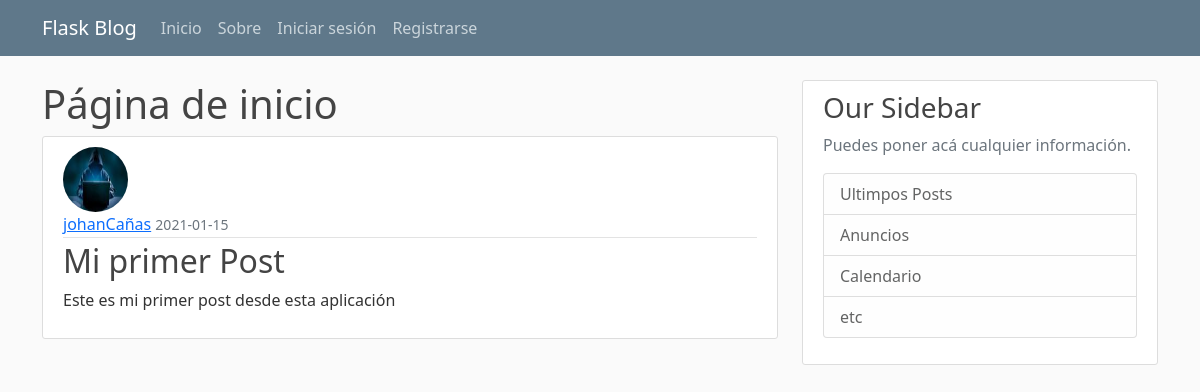
/post/1, run on the app's committed database.
### flaskblog/models.py (models this page shows, shortened)
class User(db.Model, UserMixin):
    id= db.Column(db.Integer, primary_key=True)
    username= db.Column(db.String(20), unique=True, nullable=False)
    email= db.Column(db.String(100), unique=True, nullable=False)
    image_file= db.Column(db.String(50), nullable=False, default='default.jpg')
    password= db.Column(db.String(60), nullable=False)
    '''Relacion uno a muchos '''
    post = db.relationship('Post', backref='author', lazy=True)

class Post(db.Model):
    id= db.Column(db.Integer, primary_key=True)
    title= db.Column(db.String(100), nullable=False)
    date_posted= db.Column(db.DateTime, nullable=False, default=datetime.utcnow)
    content = db.Column(db.Text, nullable=False)
    '''se establece la relacion de el post con el usuario con su id'''
    user_id = db.Column(db.Integer, db.ForeignKey('user.id'), nullable=False)

### flaskblog/routes.py (the view)
@app.route('/post/<int:post_id>')
def post(post_id):
    post = Post.query.get_or_404(post_id)
    return render_template('post.html', title=post.title, post=post)

### flaskblog/templates/post.html (shortened to what this page needs)
{% extends 'base.html' %} {% block content %}
  <h1>Página de inicio</h1>
  <article class="media content-section">
    <img
      class="rounded-circle article-img"
      src="{{ url_for('static', filename='profile_pics/' + post.author.image_file)}}"
      alt=""
    />
    <div class="media-body">
      <div class="article-metadata">
        <a class="mr-2" href="#">{{ post.author.username }}</a>
        <small class="text-muted"
          >{{ post.date_posted.strftime('%Y-%m-%d') }}</small
        >
      </div>
      <h2 class="article-title">{{ post.title }}</h2>
      <p class="article-content">{{ post.content }}</p>
    </div>
  </article>
{% endblock %}

### flaskblog/static/main.css (style rules this page uses)
body { background: #fafafa; color: #333333; margin-top: 5rem; }
h1, h2, h3, h4, h5, h6 { color: #444444; }
.content-section { background: #ffffff; padding: 10px 20px; border: 1px solid #dddddd; border-radius: 3px; margin-bottom: 20px; }
.article-title { color: #444444; }
.article-content { white-space: pre-line; }
.article-img { height: 65px; width: 65px; margin-right: 16px; }
.article-metadata { padding-bottom: 1px; margin-bottom: 4px; border-bottom: 1px solid #e3e3e3 }

### data on the page
User: image_file (picture), author.username "johanCañas"
Post: date_posted "2021-01-15", title "Mi primer Post", content "Este es mi primer post desde esta aplicación"
